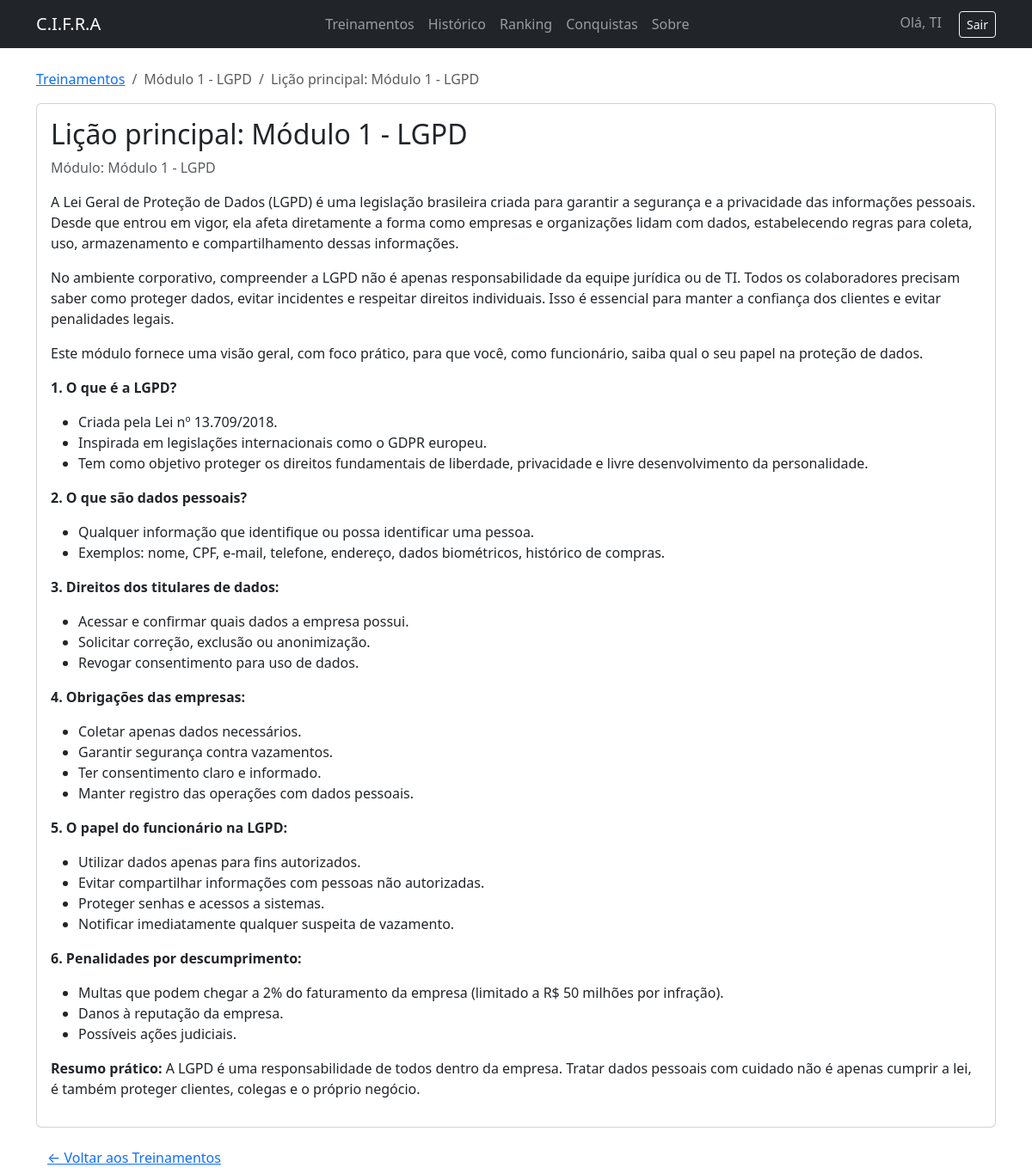
The page /training/modulo-1-lgpd/licao-principal-modulo-1-lgpd/ (signed in) on the database its author committed.
### core/models.py (models this page shows, shortened)
class User(AbstractUser):
    ROLE_EMPLOYEE = "employee"
    ROLE_ADMIN_TI = "admin_ti"
    ROLE_CHOICES = [
        (ROLE_EMPLOYEE, "Funcionário"),
        (ROLE_ADMIN_TI, "Admin TI"),
    ]
    role = models.CharField(
        max_length=20,
        choices=ROLE_CHOICES,
        default=ROLE_EMPLOYEE,
    )
    score = models.IntegerField(default=0)

class Module(models.Model):
    title = models.CharField(max_length=200)
    slug = models.SlugField(unique=True, max_length=200)
    summary = models.TextField(blank=True)
    order = models.PositiveIntegerField(default=0)
    class Meta:
        ordering = ['order', 'title']
        verbose_name = "Módulo"
        verbose_name_plural = "Módulos"

class Lesson(models.Model):
    module = models.ForeignKey(Module, on_delete=models.CASCADE, related_name='lessons')
    title = models.CharField(max_length=200)
    slug = models.SlugField(max_length=200)
    content_html = models.TextField(blank=True, help_text="HTML sanitizado para renderizar a lição")
    content_markdown = models.TextField(blank=True, help_text="(Opcional) versão em markdown")
    order = models.PositiveIntegerField(default=0)
    created_at = models.DateTimeField(auto_now_add=True)
    resources_file = models.FileField(upload_to='lesson_resources/', null=True, blank=True,
                                      help_text="Arquivo (PDF/DOCX) disponível para download")
    class Meta:
        unique_together = ('module', 'slug')
        ordering = ['order']
        verbose_name = "Lição"
        verbose_name_plural = "Lições"

### core/views.py (the view)
# urls.py: path('training/<slug:module_slug>/<slug:lesson_slug>/', views.lesson_detail, name='lesson_detail'),  # detalhe de aula
@login_required
def lesson_detail(request, module_slug, lesson_slug):
    module = get_object_or_404(Module, slug=module_slug)
    lesson = get_object_or_404(Lesson, module=module, slug=lesson_slug)
    safe_html = bleach.clean(lesson.content_html or '', tags=ALLOWED_TAGS, attributes=ALLOWED_ATTRS, strip=True)
    if request.headers.get('x-requested-with') == 'XMLHttpRequest':
        return JsonResponse({'title': lesson.title, 'content_html': safe_html})
    return render(request, 'core/lesson_detail.html', {'module': module, 'lesson': lesson, 'content_html': safe_html})

### core/templates/core/lesson_detail.html (shortened to what this page needs)
{% extends "core/base.html" %}
{% block content %}
<nav aria-label="breadcrumb" class="mb-3">
  <ol class="breadcrumb">
    <li class="breadcrumb-item"><a href="{% url 'training' %}">Treinamentos</a></li>
    <li class="breadcrumb-item active" aria-current="page">{{ module.title }}</li>
    <li class="breadcrumb-item active" aria-current="page">{{ lesson.title }}</li>
  </ol>
</nav>
<div class="card mb-3">
  <div class="card-body">
    <h2 class="card-title">{{ lesson.title }}</h2>
    <p class="text-muted mb-3">Módulo: {{ module.title }}</p>
    <div class="lesson-content">
      {{ content_html|safe }}
    </div>
  </div>
</div>
<a class="btn btn-link" href="{% url 'training' %}">&larr; Voltar aos Treinamentos</a>
{% endblock %}

### core/templates/core/base.html (shortened to what this page needs)
<!DOCTYPE html>
<html lang="pt-BR">
<head>
    <link rel="stylesheet" href="https://cdn.jsdelivr.net/npm/bootstrap@5.3.0/dist/css/bootstrap.min.css">
</head>
<body>
<nav class="navbar navbar-expand-lg navbar-dark bg-dark mb-4">
    <div class="container">
        <a class="navbar-brand" href="{% url 'index' %}">C.I.F.R.A</a>
        <div>
            <ul class="navbar-nav me-auto">
              <li class="nav-item"><a class="nav-link" href="{% url 'training' %}">Treinamentos</a></li>
              <li class="nav-item"><a class="nav-link" href="{% url 'attempts' %}">Histórico</a></li>
              <li class="nav-item"><a class="nav-link" href="{% url 'ranking' %}">Ranking</a></li>
              <li class="nav-item"><a class="nav-link" href="{% url 'achievements' %}">Conquistas</a></li>
              <li class="nav-item"><a class="nav-link" href="{% url 'about' %}">Sobre</a></li>
            </ul>
        </div>
        <div>
            {% if user.is_authenticated %}
                <span class="navbar-text me-3">Olá, {{ user.username }}</span>
                <form action="{% url 'logout' %}" method="post" style="display:inline;">
                <button type="submit" class="btn btn-outline-light btn-sm">Sair</button>
                </form>
            {% else %}
                <a class="btn btn-outline-light btn-sm" href="{% url 'login' %}">Entrar</a>
            {% endif %}
        </div>
    </div>
</nav>
<div class="container">
    {% block content %}{% endblock %}
</div>
</body>
</html>

### rows shown on the page
User: username "TI"
Module: title "Módulo 1 - LGPD"
Lesson: title "Lição principal: Módulo 1 - LGPD"
